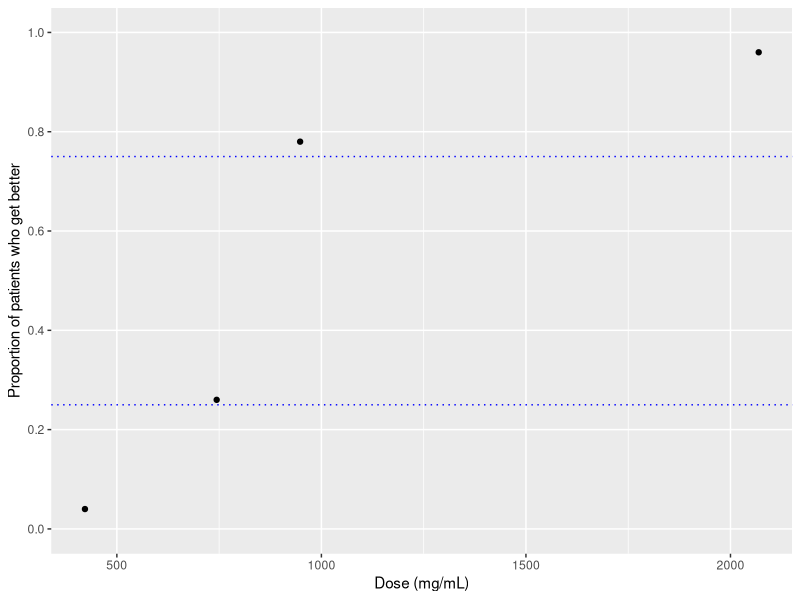
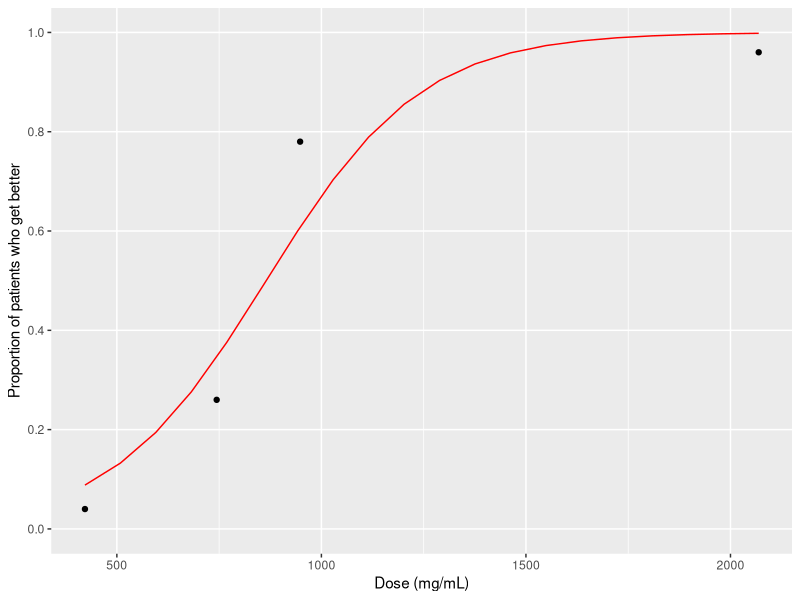
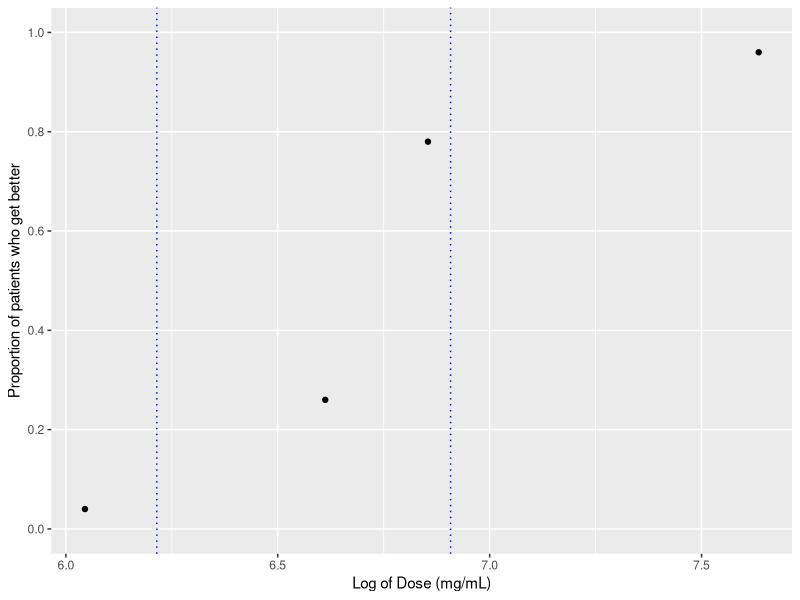
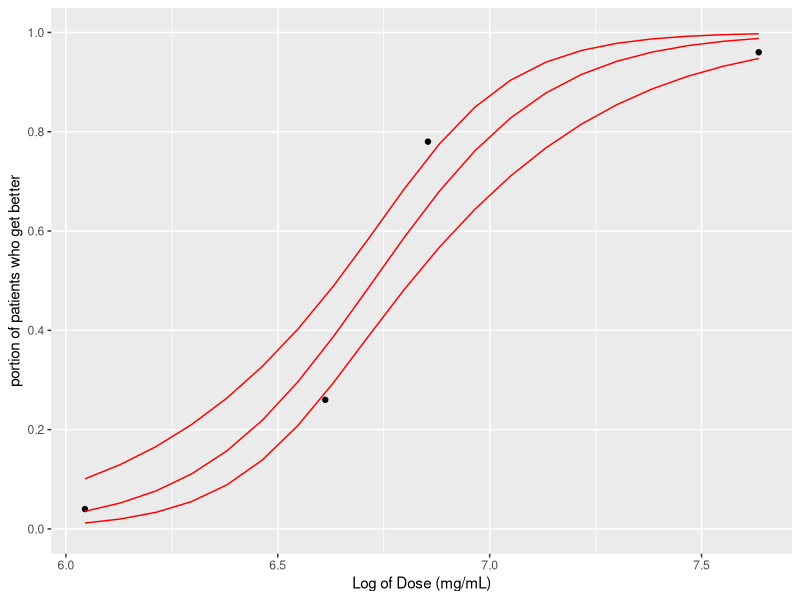

These figures' R source, in order:
# STATISTICAL MODELLING


# Add Libraries -----------------------------------------------------------
lib <- c('dplyr', 'ggplot2', 'MASS')
lapply(lib, library, character.only = T)
rm(lib)


# Data --------------------------------------------------------------------
Patient_group <- c(1,2,3,4) #i
Dose <- c(422,744,948,2069) #di
Number_treated <- c(50,50,50,50) #ni
Number_better <- c(2,13,39,48) #yi

#
# Put the data in a data frame
#
experiment_df <- data.frame(Patient_group, Dose, Number_treated, Number_better)
experiment_df


# Statistical Modelling Part (a)* -----------------------------------------
## Calculate the proportion of patients who gets better with the new medicine and
## use ggplot2 to visualize these data. 

#
# Work out proportions with reduced blood pressure 
#
experiment_df <- experiment_df %>% mutate(Proportion_better = Number_better / Number_treated)
experiment_df

# 
# Plot these proportions
#
ggplot(experiment_df, aes(x = Dose, y = Proportion_better)) +
 geom_point() +
 geom_hline(yintercept=.25,linetype='dotted',col='blue')+
 geom_hline(yintercept=.75,linetype='dotted',col='blue')+
 labs(x = "Dose (mg/mL)",
      y = "Proportion of patients who get better") +
 scale_y_continuous(breaks = c(0, 0.2, 0.4, 0.6, 0.8, 1),
                    minor_breaks = NULL,
                    limits = c(0, 1))

## What can you conclude from the plot?

print("A dose of 500mg/ml or less has no real impact on the proportion of patients who get better (less than 4%). There is a reasonable increase at around the 750mg/ml as it reaches over 20% of the patients. However, the best increase is when the dose is increased to 1000mg/ml with nearly 80% of patients getting better. To increase the proportion of patients to just under 100%, it appears that the dose needs to be more than double to above 2000mg/ml. This is comparable with the current COVID vacinations which see a large increase from the first dose and almost complete immunity with a second dose.")


# Statistical Modelling Part (b)* -----------------------------------------

##QUESTION
## Fit the model in the frequentist framework and report hat beta_0 (intercept)
## and hat beta_1 (Dose (x))

# Fitting the binary logistic regression model
m <- glm(cbind(Number_better, 
               Number_treated - Number_better) ~ Dose, 
         family = binomial, 
         data = experiment_df)

# Maximum likelihood estimates - hat_beta_0 and hat_beta_1 of the parameters beta_0 and beta_1
beta_0_hat <- coef(m)[1]
beta_0_hat

beta_1_hat <- coef(m)[2]
beta_1_hat

# Confidence intervals for beta_0 and beta_1
confint(m)

#-----------------------------------------------------------------------------------------------------

# Visualization of the fitted model

# Number of Dose points at which to predict
N <- 20

# Sequence of Dose values
Dose_seq <- seq(from = min(Dose), to = max(Dose), length = N)

# Predict beta_0 + beta_1 x = beta_0 + beta_1 Dose at these values
# The predicted values are given by hat beta_0 + hat beta_1 Dose
eta_seq <- predict(m, # Model, and new data:
                   newdata = data.frame(Dose = Dose_seq))

# Transform to probabilities
p_seq <- exp(eta_seq) / (1 + exp(eta_seq))

# Put these values into a data frame
predictions_df <- data.frame(Dose_seq, eta_seq, p_seq)

# Add to the ggplot
ggplot(experiment_df, aes(x = Dose, y = Proportion_better)) +
 geom_point() +
 # Add the estimated values of p (predictions)
 geom_line(aes(x = Dose_seq, 
               y = p_seq), 
           data = predictions_df, # Stored in this data frame
           colour = "red") +
 labs(x = "Dose (mg/mL)",
      y = "Proportion of patients who get better") +
 scale_y_continuous(breaks = c(0, 0.2, 0.4, 0.6, 0.8, 1),
                    minor_breaks = NULL,
                    limits = c(0, 1))



# Statistical Modelling Part (c)*** ---------------------------------------
# Logarithmic Model

## QUESTION
## Create a similar plot to that produced in part (a) to visualise log(di)
## against the proportion of Covid-19 patients who gets better and compare the
## two plots.

# Work out the log of the dose and add to data frame
experiment_df <- experiment_df %>% mutate(Log_Dose = log(Dose))
experiment_df

# Plot these proportions
ggplot(experiment_df, aes(x = Log_Dose, y = Proportion_better)) +
 geom_point() +
 geom_vline(xintercept=log(500),linetype='dotted',col='blue')+
 geom_vline(xintercept=log(1000),linetype='dotted',col='blue')+
 labs(x = "Log of Dose (mg/mL)",
      y = "Proportion of patients who get better") +
 scale_y_continuous(breaks = c(0, 0.2, 0.4, 0.6, 0.8, 1),
                    minor_breaks = NULL,
                    limits = c(0, 1))


## QUESTION
## What do you conclude?

print("############################## INSERT ANSWER HERE ##############################")


# Fitting the binary logistic regression model
# glm needs the number of successes and the number of failures
m_log <- glm(cbind(Number_better, 
               Number_treated - Number_better) ~ Log_Dose, 
         family = binomial, 
         data = experiment_df)

## QUESTION
## Fit the logarithmic model in the frequentist framework, report hat_beta_0 and hat_beta_1
beta_0_hat <- coef(m_log)[1]
beta_0_hat

beta_1_hat <- coef(m_log)[2]
beta_1_hat


## QUESTION
## Calculate the 95% confidence intervals for beta_0 and beta_1.
confint(m_log)


## QUESTION
## Which of the two frequentist models considered in parts (b) and (c) (the standard or the logarithmic model) do you prefer? Why?

print("Due to the size of the data set it is difficult to see any difference in the graph as using a log in this case would help with data being compacted and needing to be scaled out in magnatude. As such there is no real benefit to this model. This model does however produce a more confusng graph as the x axis is in units of Log of Dose which is mre confusing that just the standard in graph a of dose as mg/ml. Graph a will be easier to read by many medical professionals as well as general people due to the accessability of this label. In a time of over whelming data accessability is key to helping people understand data and provide information.")


# Statistical Modelling Part (d)** ----------------------------------------

## QUESTION
## Use the logarithmic model implemented in part (c) to predict the probabilities that Covid-19 patients who receive doses of 600, 800 and 1500 mg/mL of the medicine get better. In addition, calculate the 95% confidence intervals for each prediction.

## Indirect Method
Dose_new <- c(log(600),log(800),log(1500))

# Estimated value of eta and associated standard error at Dose_new
eta_hat <- predict(m_log, 
               newdata = data.frame(Log_Dose = Dose_new),
               se.fit = TRUE) # Extract the standard errors

# Approximate 95% confidence interval for eta
eta_estimate_ci <- c(estimate =eta_hat$fit, 
                     lower = eta_hat$fit - 2 * eta_hat$se.fit, # Lower limit
                     upper = eta_hat$fit + 2 * eta_hat$se.fit) # Upper limit

# Convert to a confidence interval for p
p_estimate_ci <- exp(eta_estimate_ci) / (1 + exp(eta_estimate_ci))

data.frame(exp(Dose_new), p_estimate_ci)


## QUESTION
## What can you conclude from these results?

print("As the dose increases the probability of getting better increases.")


## Direct Method
p_hat_direct <- predict(m_log, 
               newdata = data.frame(Log_Dose = Dose_new),
               type = "response", # Prediction of p, not eta
               se.fit = TRUE) # Extract the standard errors

# Confidence interval for p
p_estimate_ci_direct <- c(estimate = p_hat_direct$fit,
                            lower = p_hat_direct$fit - 2 * p_hat_direct$se.fit, # Lower limit
                            upper = p_hat_direct$fit + 2 * p_hat_direct$se.fit) # Upper limit

data.frame(exp(Dose_new), p_estimate_ci_direct)

## QUESTION
## Which one of the two methods is generally recommended? Why?

print("It is generally recommended to use the indirect method as it provides more accurate results more regularly than the direct method. This is not evident in the currnet data set, but this is most likely due to its small size.")

# Statistical Modelling Part (e)** ----------------------------------------

## QUESTION
## Use the logarithmic model implemented in part (c) to produce the plot below, with 95% confidence intervals obtained using the indirect method, and comment on it.


Dose_seq_log <- seq(from = min(log(Dose)), to = max(log(Dose)), length = N)

# Obtain the estimated values of eta and associated standard errors at a sequence of Dose values
eta_seq_log <- predict(m_log, 
                  newdata = data.frame(Log_Dose = Dose_seq_log),
                  se.fit = TRUE) # Extract the standard errors

# Transform estimated values of eta to probabilities 
p_seq_log <- exp(eta_seq_log$fit) / (1 + exp(eta_seq_log$fit))

#  Confidence intervals for eta, saved in a matrix 
eta_seq_log_ci <- cbind(eta_seq_log$fit - 2 * eta_seq_log$se.fit, # Lower limits
                        eta_seq_log$fit + 2 * eta_seq_log$se.fit) # Upper limits

# Convert to ** confidence intervals for p **
p_seq_log_ci <- 
  exp(eta_seq_log_ci) / (1 + exp(eta_seq_log_ci))

# Put all these values into a data frame
predictions_df_log <- data.frame(Dose_seq_log,  
                             p_seq_log = p_seq_log, # Estimated values of p
                              # Lower confidence limits
                             p_lower_log = p_seq_log_ci[,1],
                              # Upper confidence limits
                             p_upper_log = p_seq_log_ci[,2])

# Add to the ggplot 
ggplot(experiment_df, aes(x = Log_Dose, y = Proportion_better)) +
  geom_point() +
   # Add the estimated values of p (predictions)
  geom_line(aes(x = Dose_seq_log, 
                y = p_seq_log), 
            data = predictions_df_log, # Stored in this data frame
            colour = "red") +
   # Add the lower confidence limits
  geom_line(aes(x = Dose_seq_log, 
                y = p_lower_log), 
            data = predictions_df_log, # Stored in this data frame
            colour = "red") +
     # Add the upper confidence limits
  geom_line(aes(x = Dose_seq_log, 
                y = p_upper_log), 
            data = predictions_df_log, # Stored in this data frame
            colour = "red") +
  labs(x = "Log of Dose (mg/mL)",
       y = "portion of patients who get better") +
  scale_y_continuous(breaks = c(0, 0.2, 0.4, 0.6, 0.8, 1),
                     minor_breaks = NULL,
                     limits = c(0, 1))


## QUESTION
## In addition, perform a suitable statistical test to check whether the logarithmic model is adequate. 

# The hypotheses are:
# Null hypothesis H0: Model (2) provides an adequate fit to the data
# Alternative hypothesis H1: Model (2) does not provide an adequate fit to the data.

# Null hypothesis H0: The model as it stands is useful.
# Alternative hypothesis H1: The model as it stands is NOT useful.

p_value <- pchisq(deviance(m_log),# Specify the model under consideration
            df.residual(m_log),
            lower = FALSE)
p_value

## QUESTION
## State your hypotheses and conclusions carefully.
print("P-value is less than 0.05 and thus the null hypothesis is rejected signifiying that this model is not an adequete fit to the data or in other words is not useful.") 


# Statistical Modelling Part (f)** ----------------------------------------

## QUESTION
## Fit the quadratic model in the frequentist framework and report hat_beta_0, hat_beta_1 and hat_beta_2.
m_log_log2 <- glm(cbind(Number_better, 
                        Number_treated - Number_better) ~ Log_Dose + I(Log_Dose^2), 
                family = binomial, 
                data = experiment_df)

## QUESTION
## Fit the logarithmic model in the frequentist framework, report hat_beta_0, hat_beta_1 and hat_beta_2
beta_0_hat <- coef(m_log_log2)[1]
  beta_0_hat
beta_1_hat <- coef(m_log_log2)[2]
  beta_1_hat
beta_2_hat <- coef(m_log_log2)[3]
  beta_2_hat

## QUESTION
## Perform a frequentist hypothesis test of size 0.05 of whether beta_2 is statistically significant and report your conclusion with justification. 

# The hypotheses are:
# Null hypothesis H0: Model (2) provides an adequate fit to the data
# Alternative hypothesis H1: Model (2) does not provide an adequate fit to the data.

# Null hypothesis H0: The model as it stands is useful.
# Alternative hypothesis H1: The model as it stands is NOT useful.

p_value <- pchisq(deviance(m_log_log2),# Specify the model under consideration
            df.residual(m_log_log2),
            lower = FALSE)
p_value

## QUESTION
## State your hypotheses and conclusions carefully.
print("P-value is less than 0.05 and thus the null hypothesis is rejected signifiying that this model is not an adequete fit to the data or in other words is not useful.") 


## QUESTION
## In addition, report the 95% confidence interval for beta_2. Does this result confirm the conclusion of the hypothesis test?
# confint(m_log_log2)
tail(confint(m_log_log2),1)



# Statistical Modelling Part (g)* ----------------------------------------

## QUESTION
## Use the analysis of Deviance method to compare the logarithmic model fitted in part (c) with the quadratic model fitted in part (f). State your hypotheses and conclusions carefully.
Deviance_c_log <- deviance(m_log)
Deviance_c_log
Deviance_f_log_log2 <- deviance(m_log_log2)
Deviance_f_log_log2

#  Difference in deviances 
Deviance_c_log - Deviance_f_log_log2

# Compare the models
#
# H_0: Model C is adequate compared to Model F
# H_1: Model C is not adequate compared to Model F
#
AnovaTest <- anova(m_log, m_log_log2, test = "Chisq")
AnovaTest[2,5]

print("Here, there p-value is 0.23. As this is greater than 0.05, we do not reject the null hypothesis and so Model C is adequate compared to Model F. In other words beta_2 = 0. Thus Model C is preferred over Model F")
